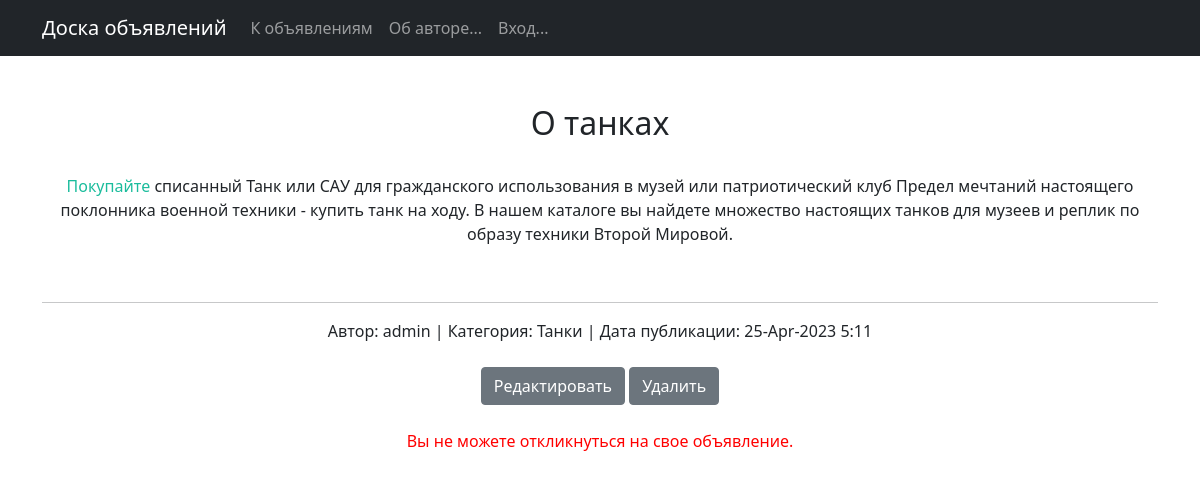
The app's page /post/1 (signed in) with its own data.
### board/models.py (models this page shows, shortened)
class Post(models.Model):
    author = models.ForeignKey(User, on_delete=models.CASCADE)
    CATEGORY = (
        ('tanks', 'Танки'),
        ('healers', 'Хилы'),
        ('dd', 'ДД'),
        ('dealers', 'Торговцы'),
        ('gildmasters', 'Гилдмастеры'),
        ('quest_givers', 'Квестгиверы'),
        ('blacksmiths', 'Кузнецы'),
        ('tanners', 'Кожевники'),
        ('potions_makers', 'Зельевары'),
        ('spell_masters', 'Мастера заклинаний')
    )
    category = models.CharField(max_length=15, choices=CATEGORY, verbose_name='Категория...')
    dateCreation = models.DateTimeField(auto_now_add=True)
    title = models.CharField(max_length=256, verbose_name='Названик...')
    text = RichTextField()

### board/views.py (the view)
# urls.py: path('post/<int:pk>', PostItem.as_view()),
class PostItem(DetailView):
    model = Post
    template_name = 'post.html'
    context_object_name = 'post'
    def get_context_data(self, **kwargs):
        context = super().get_context_data(**kwargs)
        if Response.objects.filter(author_id=self.request.user.id).filter(post_id=self.kwargs.get('pk')):
            context['respond'] = "Откликнулся"
        elif self.request.user == Post.objects.get(pk=self.kwargs.get('pk')).author:
            context['respond'] = "Мое_объявление"
        return context

### templates/post.html
{% extends 'flatpages/default.html' %}
{% block content %}
    <br><br>
    {% autoescape off %}
    <h2>{{ post.title }}</h2><br>
    <span>{{ post.text }}<br></span>
    {% endautoescape %}
    <hr>
    <span>Автор: {{ post.author }}</span>
    <span>| Категория: {{ post.get_category_display }}</span>
    <span>| Дата публикации: {{ post.dateCreation|date:'d-M-Y f' }}</span>
    <br><br>
    <a class="btn btn-secondary" href="/post/{{ post.id }}/edit" role="button">Редактировать</a>
    <a class="btn btn-secondary" href="/post/{{ post.id }}/delete" role="button">Удалить</a>
    {% if user.is_authenticated %}
    <br><br>
        {% if respond == "Откликнулся" %}
            <a style="color:red">Вы откликнулись на это объявление.</a><br>
            <a href="{% url 'responses' %}">Посмотреть свои отклики</a>
        {% elif respond == "Мое_объявление" %}
            <a style="color:red">Вы не можете откликнуться на свое объявление.</a><br>
        {% else %}
            <a class="btn btn-secondary" href="/respond/{{ post.id }}" role="button">Откликнуться</a>
        {% endif %}
    {% endif %}
    <br><br>
{% endblock content %}

### records on screen
Post: title "О танках", text "Покупайте списанный Танк или САУ для гражданского использования в музей или патриотический клуб Предел мечтаний настоящего поклонника военной техники - купить танк на ходу. В нашем каталоге вы найдете множество настоящих танков для музеев и реплик по образу техники Второй Мировой.", author "admin", category "Танки", dateCreation "25-Apr-2023 5:11"
